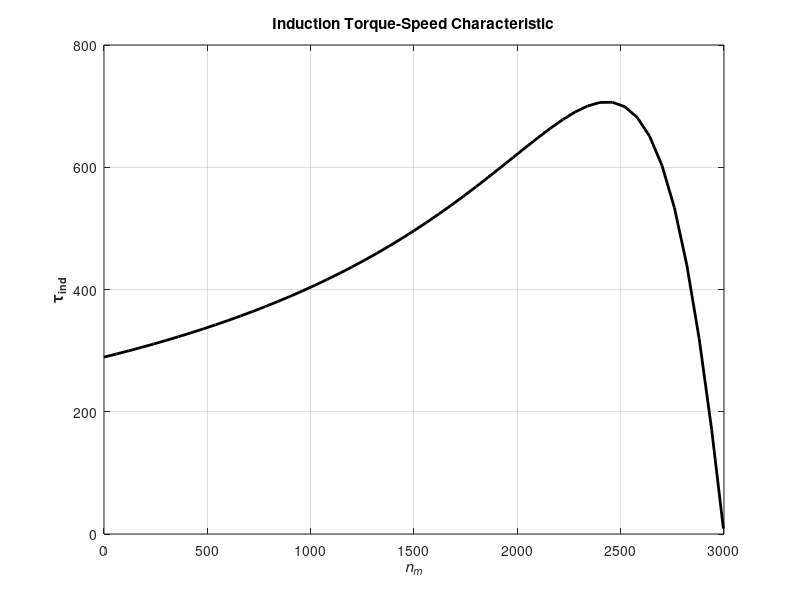

Write MATLAB code to recreate this figure.
% Script to calculate the Torque-Speed characteristics of the motor;

r1 = 0.075;
x1 = 0.17;
r2 = 0.065;
x2 = 0.17;
xm = 7.2;
v_phase = 440/sqrt(3);
n_sync = (120*50)/2;
w_sync = n_sync*(2*pi/60);

v_th = v_phase*(xm/sqrt(r1^2 + (x1+xm)^2));
z_th = ((j*xm)*(r1+ j*x1))/(r1+j*(x1+xm));
r_th = real(z_th);
x_th = imag(z_th);

s = (0:1:50)/50;
s(1)= 0.001;
nm = (1-s)*n_sync;

for ii = 1:51
    t_ind1(ii) = (3*v_th^2 *(r2/s(ii))/(w_sync*(((r_th +(r2/s(ii)))^2 + (x_th + x2)^2))));
end

plot(nm, t_ind1,'Color','k','LineWidth', 2.0);
hold on;
xlabel('\itn_{m}','FontWeight','Bold');
ylabel('\tau_{ind}','FontWeight','Bold');
title ('Induction Torque-Speed Characteristic','FontWeight','Bold');
grid on;
hold off;